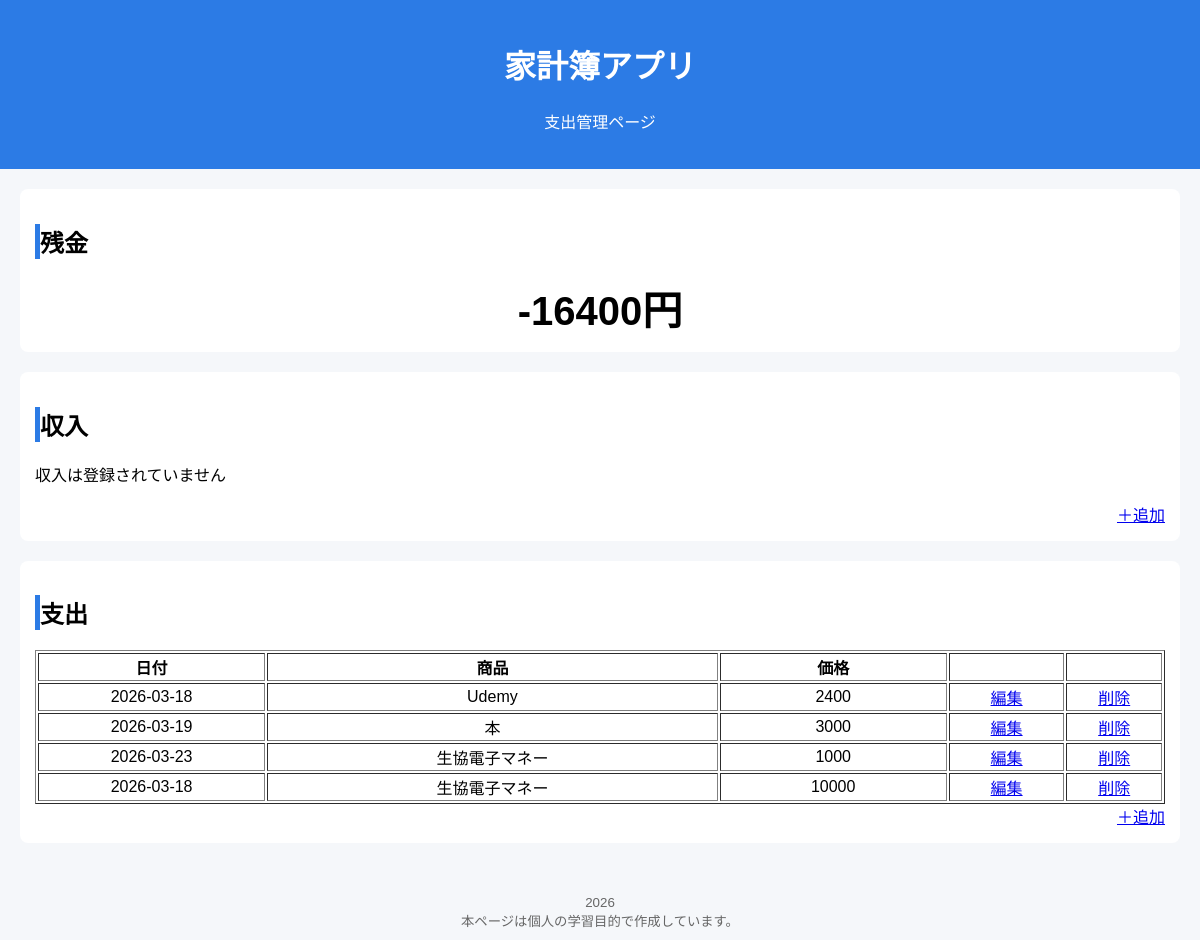
Before: / with the older database file.
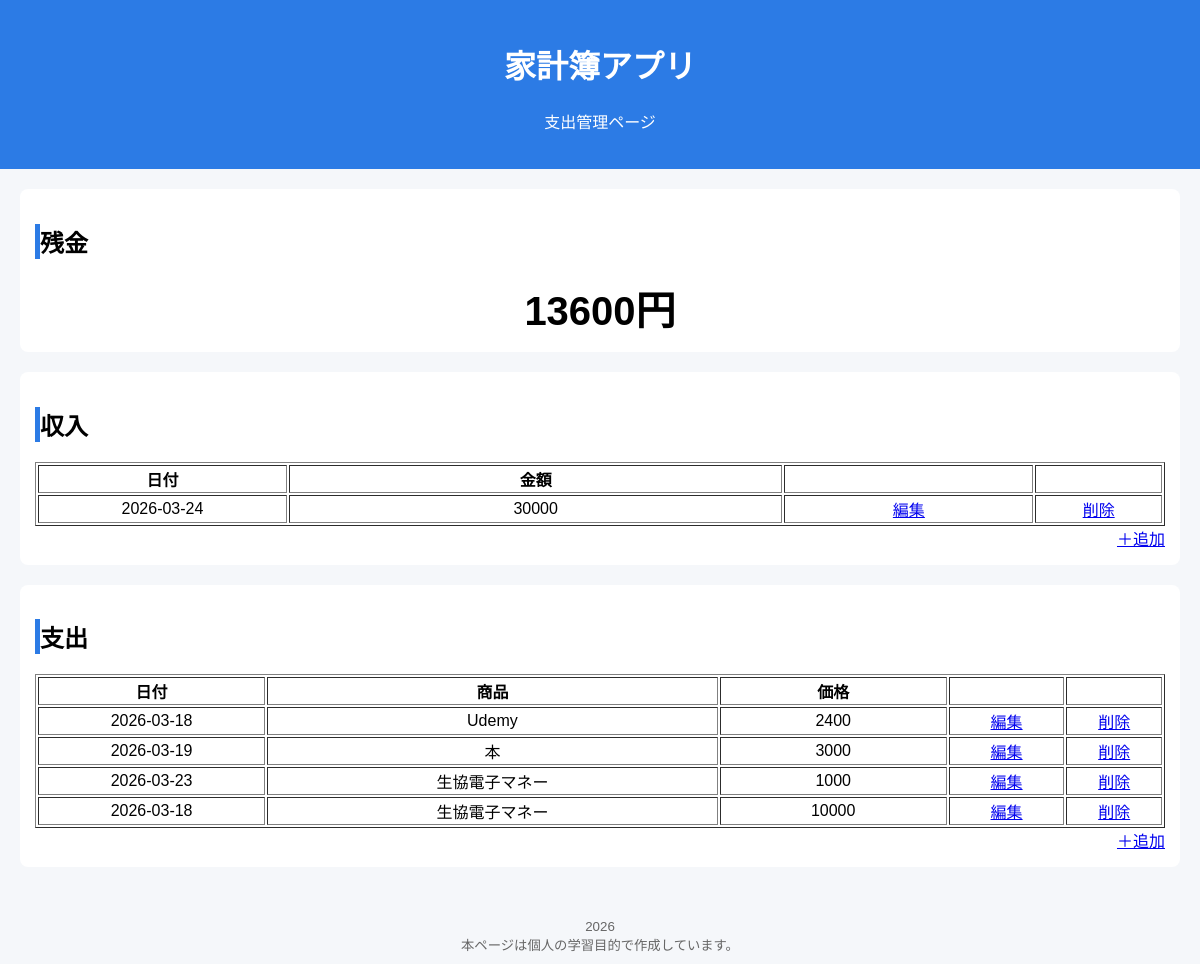
After: the same page with the newer database file.
### tables this page shows
CREATE TABLE "expense"(
id integer primary key autoincrement,
goods text not null,
amount text not null
, date DATE);

CREATE TABLE income(
id integer primary key autoincrement,
date date not null,
amount integer not null
);

### app.py (the view)
@app.route("/")
def top():
    expense_list = get_db().execute("select id,date,goods,amount from expense").fetchall()
    income_list = get_db().execute("select id,date,amount from income").fetchall()
    total_expense = 0
    total_income = 0
    for expense_data in expense_list:
        total_expense += int(expense_data['amount'])
    for income_data in income_list:
        total_income += int(income_data['amount'])
    remaining_amount = total_income - total_expense
    return render_template('index.html',expense_list=expense_list,
                                        income_list=income_list,
                                        remaining_amount=remaining_amount)

### app.py (called while the page is built)
def connect_db():
    rv = sqlite3.connect(DATABASE)
    rv.row_factory = sqlite3.Row
    return rv

def get_db():
    if not hasattr(g,'sqlite_db'):
        g.sqlite_db = connect_db()
    return g.sqlite_db

### templates/index.html
{% extends "base.html" %}
{% block content %}
<header>
    <h1>家計簿アプリ</h1>
    <p>支出管理ページ</p>
</header>
<main>
    <section>
        <h2>残金</h2>
        <p id='remaining_amount'>{{remaining_amount}}円</p>
    </section>
    <section>
        <h2>収入</h2>
            {% if income_list == [] %}
                <p>収入は登録されていません</p>
            {% else %}
                <table border="1">
                    <tr>
                        <th>日付</th>
                        <th>金額</th>
                        <th></th>
                        <th></th>
                    </tr>
                    {% for income in income_list %}
                        <tr>
                            <td>{{income.date}}</td>
                            <td>{{income.amount}}</td>
                            <td>
                                <a href="/income/{{income.id}}/edit" role="button">編集</a>
                            </td>
                            <td>
                                <a href="/income/{{income.id}}/delete" role="button">削除</a>
                            </td>
                        </tr>
                    {% endfor %}
                </table>
            {% endif %}
            <a href="/income/regist" role="button" class="add_btn">＋追加</a>
    </section>
    <section>
        <h2>支出</h2>
            {% if expense_list == [] %}
                <p>支出は登録されていません</p>
            {% else %}
                <table border="1">
                    <tr>
                        <th>日付</th>
                        <th>商品</th>
                        <th>価格</th>
                        <th></th>
                        <th></th>
                    </tr>
                    {% for expense in expense_list %}
                        <tr>
                            <td>{{expense.date}}</td>
                            <td>{{expense.goods}}</td>
                            <td>{{expense.amount}}</td>
                            <td>
                                <a href="/expense/{{expense.id}}/edit" role="button">編集</a>
                            </td>
                            <td>
                                <a href="/expense/{{expense.id}}/delete" role="button">削除</a>
                            </td>
                        </tr>
                    {% endfor %}
                </table>
            {% endif %}
            <a href="/expense/regist" role="button" class="add_btn">＋追加</a>
    </section>
</main>
<footer>
    <small>
        2026<br>
        本ページは個人の学習目的で作成しています。
    </small>
</footer>
{% endblock %}

### templates/base.html (shortened to what this page needs)
<!DOCTYPE html>
<html lang="ja">
<head>
    <link rel="stylesheet" href="{{ url_for('static', filename='style.css') }}">
</head>
<body>
    {% block content %}
    {% endblock %}
</body>
</html>

### static/style.css (style rules this page uses)
body { font-family:sans-serif; background-color:#f5f7fa; margin:0; padding:0; }
header { background-color: #2c7be5; color:white; padding:20px; text-align:center; }
main { padding:20px; }
section { background: white; margin-bottom: 20px; padding: 15px; border-radius: 8px; }
h2 { border-left:5px solid #2c7be5; padding-left:10; }
footer { text-align:center; padding: 10px; color:#666; }
.add_btn { display: block; width: fit-content; margin-left: auto; }
table { width: 100%; table-layout: fixed; text-align: center; }
th:nth-child(1), td:nth-child(1) { width: 20%; }
th:nth-child(2), td:nth-child(2) { width: 40%; }
th:nth-child(3), td:nth-child(3) { width: 20%; }
th:nth-child(4), td:nth-child(4) { width: 10%; }
#remaining_amount { display: block; width: fit-content; margin: 0 auto; font-weight: bold; font-size: 40px; }

Changed rows visible on the page:
added income: date "2026-03-24", amount "30000"
Other visible differences:
{{ remaining_amount }}: "-16400" → "13600"
text no longer shown: "収入は登録されていません"
text now shown: "日付 金額"
